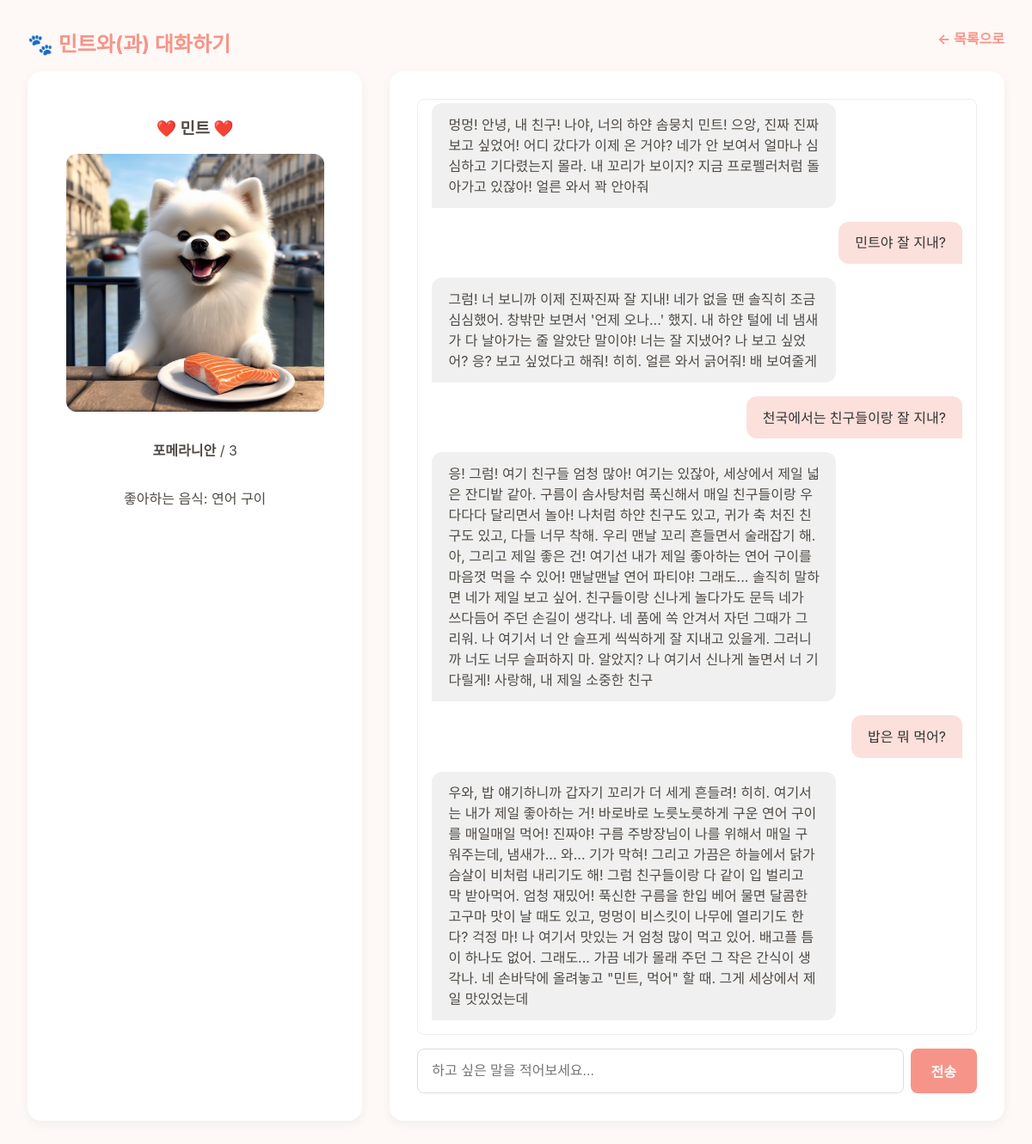
The app's page /chat/8 (signed in) with its own data.
### app.py (models this page shows)
class Pet(db.Model):
    id = db.Column(db.Integer, primary_key=True)
    name = db.Column(db.String(100), nullable=False)
    breed = db.Column(db.String(100))
    color = db.Column(db.String(100))
    age = db.Column(db.String(50))
    favorite_food = db.Column(db.String(100))
    background = db.Column(db.String(100))
    image_file = db.Column(db.String(100), nullable=False, default='default.jpg')
    persona_prompt = db.Column(db.Text)
    user_id = db.Column(db.Integer, db.ForeignKey('user.id'), nullable=False)
    chat_history = db.relationship('ChatHistory', backref='pet', lazy=True, cascade="all, delete-orphan")

class ChatHistory(db.Model):
    id = db.Column(db.Integer, primary_key=True)
    role = db.Column(db.String(10), nullable=False)
    content = db.Column(db.Text, nullable=False)
    pet_id = db.Column(db.Integer, db.ForeignKey('pet.id'), nullable=False)

### app.py (the view)
@app.route("/chat/<int:pet_id>")
@login_required
def chat_page(pet_id):
    pet = Pet.query.get_or_404(pet_id)
    if pet.owner != current_user:
        flash('권한이 없습니다.', 'danger')
        return redirect(url_for('home'))
    history_db = ChatHistory.query.filter_by(pet_id=pet.id).order_by(ChatHistory.id.asc()).all()
    return render_template('chat.html', pet=pet, history=history_db)

### app.py (called while the page is built)
@login_manager.user_loader
def load_user(user_id):
    return User.query.get(int(user_id))

### templates/chat.html (shortened to what this page needs)
<!DOCTYPE html>
<html lang="ko">
<head>
</head>
<body>
    <nav style="margin-bottom: 1rem; display:flex; justify-content:space-between;">
        <h2 style="color:#F79489; margin:0;">🐾 {{ pet.name }}와(과) 대화하기</h2>
        <div>
            <a href="{{ url_for('home') }}" style="color:#F79489; text-decoration:none; font-weight:bold;">← 목록으로</a>
        </div>
    </nav>
    <div class="container">
        <aside class="profile">
            <h3>❤️ {{ pet.name }} ❤️</h3>
            <div class="img-container">
                <img id="pet-img" src="{{ url_for('static', filename='pet_images/' + pet.image_file) }}">
            </div>
            <p><strong>{{ pet.breed }}</strong> / {{ pet.age }}</p>
            <p>좋아하는 음식: {{ pet.favorite_food }}</p>
        </aside>
        <main class="chat-box">
            <div class="history" id="chat-history">
                {% for msg in history %}
                    <div class="msg {{ msg.role }}">{{ msg.content }}</div>
                {% endfor %}
            </div>
            <div class="input-area">
                <input type="text" id="msg_input" placeholder="하고 싶은 말을 적어보세요..." autocomplete="off">
                <button id="send_btn">전송</button>
            </div>
        </main>
    </div>
</body>
</html>

### templates/chat.html (style rules this page uses)
body { font-family: -apple-system, BlinkMacSystemFont, "Segoe UI", Roboto, sans-serif; background: #fef9f6; color: #4F4A45; margin: 0; padding: 2rem; height: 100vh; box-sizing: border-box; }
.container { display: flex; gap: 2rem; height: 85vh; max-width: 1200px; margin: 0 auto; }
.profile { flex: 1; background: white; padding: 2rem; border-radius: 16px; text-align: center; box-shadow: 0 4px 12px rgba(0,0,0,0.05); display: flex; flex-direction: column; align-items: center; }
.img-container { width: 100%; max-width: 300px; aspect-ratio: 1/1; border-radius: 12px; overflow: hidden; margin-bottom: 1rem; background: #eee; position: relative; }
.profile img { width: 100%; height: 100%; object-fit: cover; }
.chat-box { flex: 2; background: white; border-radius: 16px; padding: 2rem; display: flex; flex-direction: column; box-shadow: 0 4px 12px rgba(0,0,0,0.05); }
.history { flex-grow: 1; overflow-y: auto; padding: 1rem; border: 1px solid #eee; border-radius: 8px; margin-bottom: 1rem; display: flex; flex-direction: column; gap: 1rem; }
.msg { padding: 0.8rem 1.2rem; border-radius: 12px; max-width: 70%; line-height: 1.5; word-break: break-all; }
.msg.user { align-self: flex-end; background: #fce0dc; border-bottom-right-radius: 0; color: #333; }
.msg.model { align-self: flex-start; background: #f0f0f0; border-bottom-left-radius: 0; color: #4F4A45; }
.input-area { display: flex; gap: 0.5rem; }
input { flex-grow: 1; padding: 1rem; border: 1px solid #ddd; border-radius: 8px; font-size: 1rem; }
button { padding: 0 1.5rem; background: #F79489; color: white; border: none; border-radius: 8px; cursor: pointer; font-weight: bold; font-size: 1rem; }

### records on screen
Pet: name "민트", image_file (picture), breed "포메라니안", age "3", favorite_food "연어 구이"
ChatHistory: content "멍멍! 안녕, 내 친구! 나야, 너의 하얀 솜뭉치 민트! 으앙, 진짜 진짜 보고 싶었어! 어디 갔다가 이제 온 거야? 네가 안 보여서 얼마나 심심하고 기다렸는지 몰라. 내 꼬리가 보이지? 지금 프로펠러처럼 돌아가고 있잖아! 얼른 와서 꽉 안아줘"
ChatHistory: content "민트야 잘 지내?"
ChatHistory: content "그럼! 너 보니까 이제 진짜진짜 잘 지내! 네가 없을 땐 솔직히 조금 심심했어. 창밖만 보면서 '언제 오나...' 했지. 내 하얀 털에 네 냄새가 다 날아가는 줄 알았단 말이야! 너는 잘 지냈어? 나 보고 싶었어? 응? 보고 싶었다고 해줘! 히히. 얼른 와서 긁어줘! 배 보여줄게"
ChatHistory: content "천국에서는 친구들이랑 잘 지내?"
ChatHistory: content "응! 그럼! 여기 친구들 엄청 많아! 여기는 있잖아, 세상에서 제일 넓은 잔디밭 같아. 구름이 솜사탕처럼 푹신해서 매일 친구들이랑 우다다다 달리면서 놀아! 나처럼 하얀 친구도 있고, 귀가 축 처진 친구도 있고, 다들 너무 착해. 우리 맨날 꼬리 흔들면서 술래잡기 해. 아, 그리고 제일 좋은 건! 여기선 내가 제일 좋아하는 연어 구이를 마음껏 먹을 수 있어! 맨날맨날 연어 파티야! 그래도... 솔직히 말하면 네가 제일 보고 싶어. 친구들이랑 신나게 놀다가도 문득 네가 쓰다듬어 주던 손길이 생각나. 네 품에 쏙 안겨서 자던 그때가 그리워. 나 여기서 너 안 슬프게 씩씩하게 잘 지내고 있을게. 그러니까 너도 너무 슬퍼하지 마. 알았지? 나 여기서 신나게 놀면서 너 기다릴게! 사랑해, 내 제일 소중한 친구"
ChatHistory: content "밥은 뭐 먹어?"
ChatHistory: content "우와, 밥 얘기하니까 갑자기 꼬리가 더 세게 흔들려! 히히. 여기서는 내가 제일 좋아하는 거! 바로바로 노릇노릇하게 구운 연어 구이를 매일매일 먹어! 진짜야! 구름 주방장님이 나를 위해서 매일 구워주는데, 냄새가... 와... 기가 막혀! 그리고 가끔은 하늘에서 닭가슴살이 비처럼 내리기도 해! 그럼 친구들이랑 다 같이 입 벌리고 막 받아먹어. 엄청 재밌어! 푹신한 구름을 한입 베어 물면 달콤한 고구마 맛이 날 때도 있고, 멍멍이 비스킷이 나무에 열리기도 한다? 걱정 마! 나 여기서 맛있는 거 엄청 많이 먹고 있어. 배고플 틈이 하나도 없어. 그래도... 가끔 네가 몰래 주던 그 작은 간식이 생각나. 네 손바닥에 올려놓고 \"민트, 먹어\" 할 때. 그게 세상에서 제일 맛있었는데"
